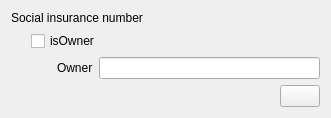
<?xml version="1.0" encoding="UTF-8"?>
<ui version="4.0">
 <class>BaseWidgets::Internal::BaseFormWidget</class>
 <widget class="QWidget" name="BaseWidgets::Internal::BaseFormWidget">
  <property name="geometry">
   <rect>
    <x>0</x>
    <y>0</y>
    <width>331</width>
    <height>106</height>
   </rect>
  </property>
  <property name="windowTitle">
   <string/>
  </property>
  <layout class="QGridLayout" name="gridLayout">
   <item row="0" column="0">
    <widget class="QLabel" name="socialNumberLabel">
     <property name="text">
      <string>Social insurance number</string>
     </property>
    </widget>
   </item>
   <item row="0" column="1">
    <layout class="QHBoxLayout" name="socialNumberLayout"/>
   </item>
   <item row="1" column="0" colspan="2">
    <layout class="QGridLayout" name="gridLayout_2">
     <item row="1" column="2">
      <widget class="QLabel" name="ownerLabel">
       <property name="text">
        <string>Owner</string>
       </property>
       <property name="buddy">
        <cstring>ownerEdit</cstring>
       </property>
      </widget>
     </item>
     <item row="1" column="0">
      <spacer name="horizontalSpacer_2">
       <property name="orientation">
        <enum>Qt::Horizontal</enum>
       </property>
       <property name="sizeType">
        <enum>QSizePolicy::Fixed</enum>
       </property>
       <property name="sizeHint" stdset="0">
        <size>
         <width>20</width>
         <height>20</height>
        </size>
       </property>
      </spacer>
     </item>
     <item row="1" column="3">
      <widget class="QLineEdit" name="ownerEdit"/>
     </item>
     <item row="0" column="1" colspan="3">
      <widget class="QCheckBox" name="isSINOwnerCheck">
       <property name="text">
        <string>isOwner</string>
       </property>
      </widget>
     </item>
     <item row="0" column="0">
      <spacer name="horizontalSpacer">
       <property name="orientation">
        <enum>Qt::Horizontal</enum>
       </property>
       <property name="sizeType">
        <enum>QSizePolicy::Fixed</enum>
       </property>
       <property name="sizeHint" stdset="0">
        <size>
         <width>20</width>
         <height>20</height>
        </size>
       </property>
      </spacer>
     </item>
     <item row="1" column="1">
      <spacer name="horizontalSpacer_3">
       <property name="orientation">
        <enum>Qt::Horizontal</enum>
       </property>
       <property name="sizeType">
        <enum>QSizePolicy::Fixed</enum>
       </property>
       <property name="sizeHint" stdset="0">
        <size>
         <width>20</width>
         <height>20</height>
        </size>
       </property>
      </spacer>
     </item>
    </layout>
   </item>
   <item row="2" column="0" colspan="2">
    <layout class="QHBoxLayout" name="horizontalLayout">
     <item>
      <spacer name="horizontalSpacer_4">
       <property name="orientation">
        <enum>Qt::Horizontal</enum>
       </property>
       <property name="sizeHint" stdset="0">
        <size>
         <width>40</width>
         <height>20</height>
        </size>
       </property>
      </spacer>
     </item>
     <item>
      <widget class="QPushButton" name="declaration"/>
     </item>
    </layout>
   </item>
  </layout>
 </widget>
 <tabstops>
  <tabstop>isSINOwnerCheck</tabstop>
  <tabstop>ownerEdit</tabstop>
 </tabstops>
 <resources/>
 <connections>
  <connection>
   <sender>isSINOwnerCheck</sender>
   <signal>toggled(bool)</signal>
   <receiver>ownerEdit</receiver>
   <slot>setDisabled(bool)</slot>
   <hints>
    <hint type="sourcelabel">
     <x>99</x>
     <y>176</y>
    </hint>
    <hint type="destinationlabel">
     <x>345</x>
     <y>206</y>
    </hint>
   </hints>
  </connection>
  <connection>
   <sender>isSINOwnerCheck</sender>
   <signal>toggled(bool)</signal>
   <receiver>ownerLabel</receiver>
   <slot>setDisabled(bool)</slot>
   <hints>
    <hint type="sourcelabel">
     <x>62</x>
     <y>163</y>
    </hint>
    <hint type="destinationlabel">
     <x>50</x>
     <y>197</y>
    </hint>
   </hints>
  </connection>
 </connections>
</ui>
